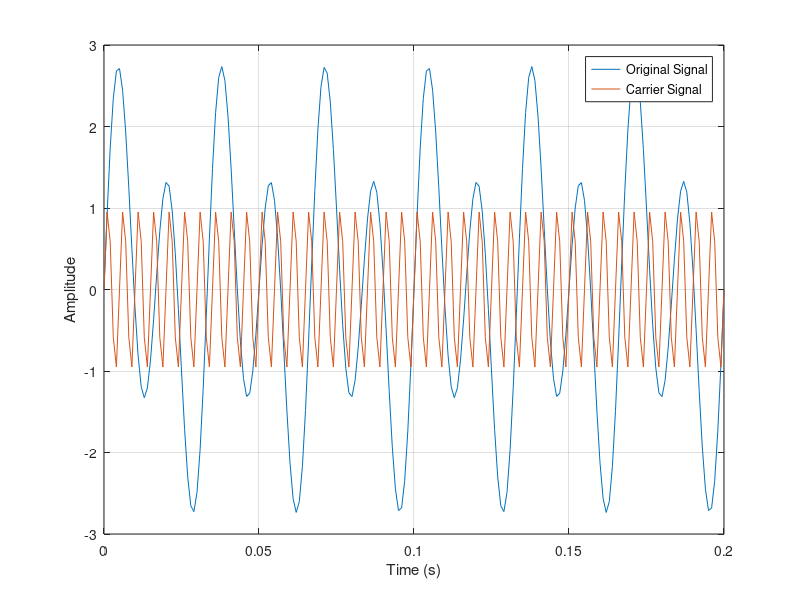
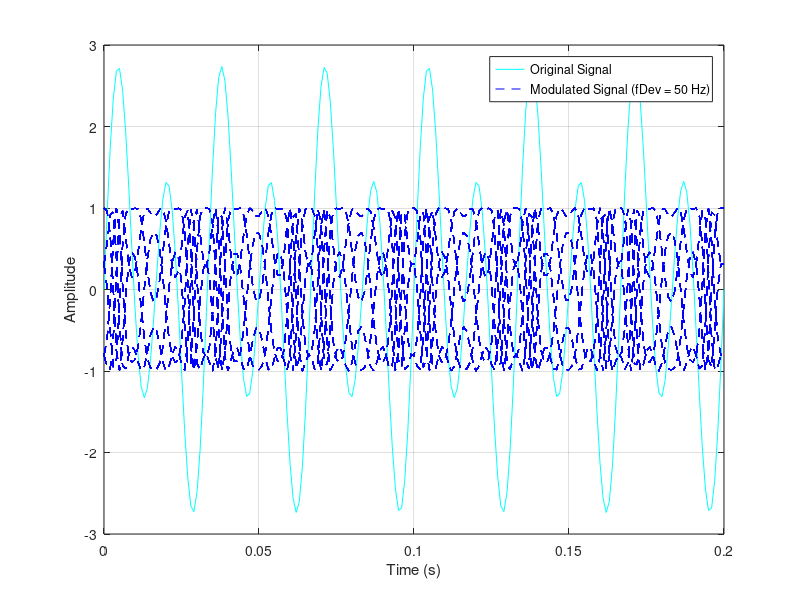
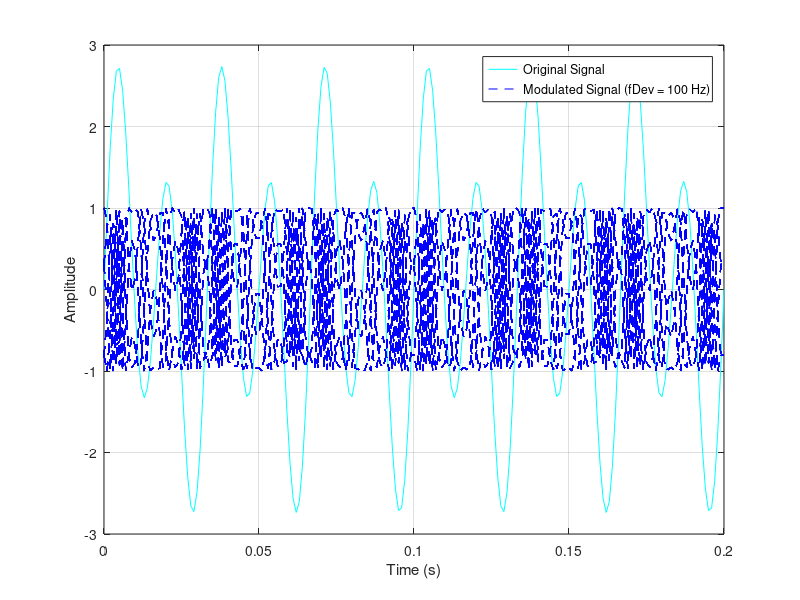

Write MATLAB code to recreate these figures, in order. (Note: this script raises an error after producing the figures.)
clc; 
clear all;

fs = 1000; % Sampling frequency
fc = 200;  % Carrier frequency
t = (0:1/fs:0.2)'; % Time vector

x = sin(2*pi*30*t) + 2*sin(2*pi*60*t); % Original signal (sum of two sine waves)
x_c = sin(2*pi*fc*t); % Carrier signal


% Plotting the original and carrier signals
figure(1);
plot(t, x, t, x_c);
xlabel('Time (s)');
ylabel('Amplitude');
legend('Original Signal', 'Carrier Signal');
grid on;

%%
% Frequency deviation for FM modulation
fDev1 = 50;
fDev2 = 100;

% FM modulation with different frequency deviations
y1 = fmmod(x, fc, fs, fDev1);
y2 = fmmod(x, fc, fs, fDev2);

% Plotting the original signal and modulated signal with fDev1
figure(2);
plot(t, x, 'c', t, y1, 'b--');
xlabel('Time (s)');
ylabel('Amplitude');
legend('Original Signal', 'Modulated Signal (fDev = 50 Hz)');
grid on;

% Plotting the original signal and modulated signal with fDev2
figure(3);
plot(t, x, 'c', t, y2, 'b--');
xlabel('Time (s)');
ylabel('Amplitude');
legend('Original Signal', 'Modulated Signal (fDev = 100 Hz)');
grid on;
%%
% FM demodulation
z1 = fmdemod(y1, fc, fs, fDev1);
z2 = fmdemod(y2, fc, fs, fDev2);

% Plotting the original signal and demodulated signal with fDev1
figure(4);
plot(t, x, 'c', t, z1, 'b--');
xlabel('Time (s)');
ylabel('Amplitude');
legend('Original Signal', 'Demodulated Signal (fDev = 50 Hz)');
grid on;

% Plotting the original signal and demodulated signal with fDev2
figure(5);
plot(t, x, 'c', t, z2, 'b--');
xlabel('Time (s)');
ylabel('Amplitude');
legend('Original Signal', 'Demodulated Signal (fDev = 100 Hz)');
grid on;
